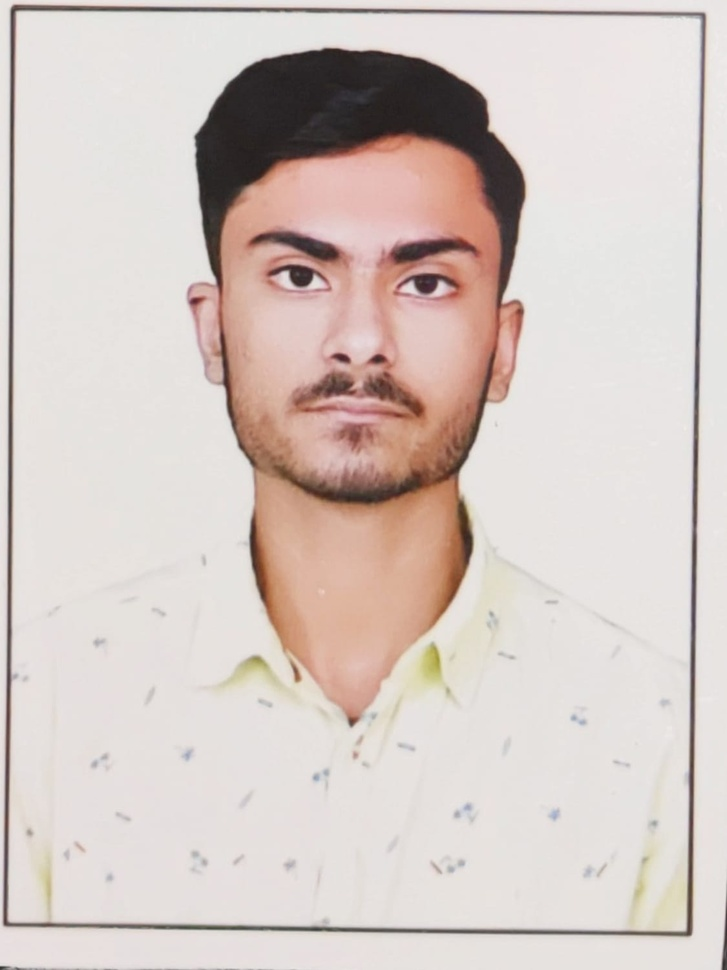
#> input picture 12_projects/3projects/imgs/WhatsApp Image 2023-05-15 at 18.04.50.jpg, 727 x 970 px, shrunk from 1125 x 1500 before the run; its folder holds only this picture in this run
$ python 1_project.py
#> lines starting #> are read from the running program, lines starting #| are printed output that depends on the picture
from PIL import Image, ImageEnhance, ImageFilter
import os

path = "./imgs"
pathOut = "/editedImgs"

for filename in os.listdir(path):
    img = Image.open(f"{path}/{filename}")
#> img is the input picture: PIL image 727x970 RGB; mean R, G, B 212.8, 200.7, 195.6

    edit = img.filter(ImageFilter.SHARPEN).convert("L")
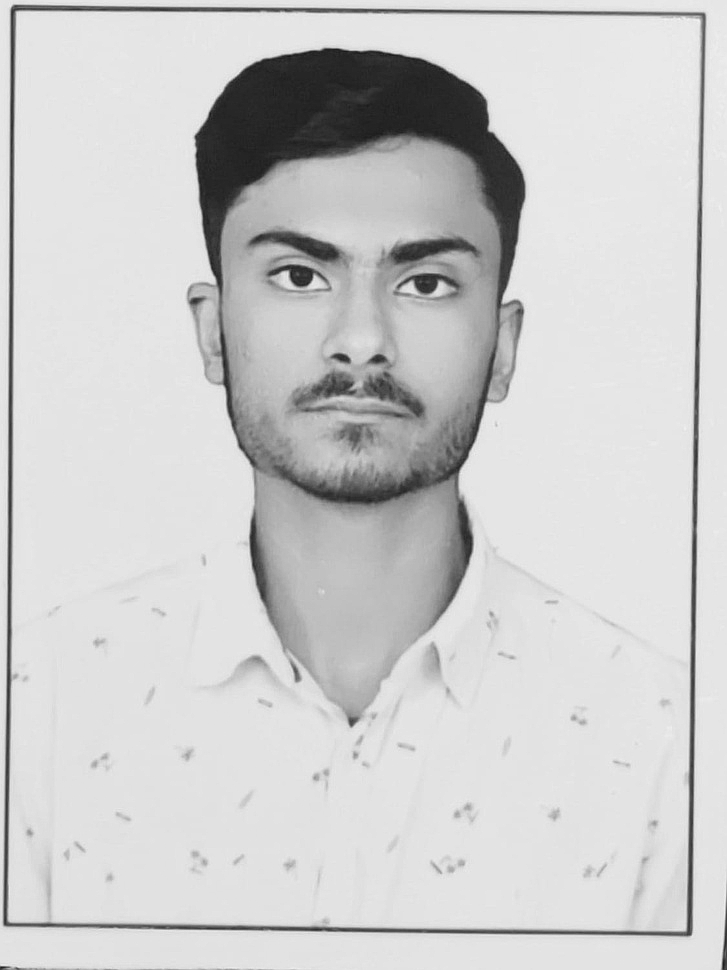
#> edit: PIL image 727x970 L; min 22, max 244, mean 203.8

    clean_name = os.path.splitext(filename)[0]

    edit.save(f".{pathOut}/{clean_name}_edited.jpg")
